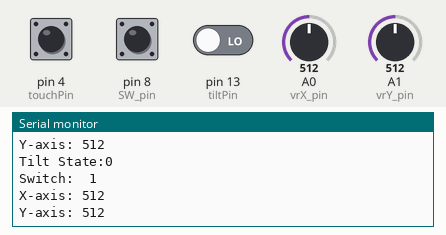
The sketch below on a simulated Arduino Uno, built with avr-gcc and run on an emulated ATmega328P. On the bench: the last lines printed to the serial monitor. The test bench sets the inputs (shaded band); at power-on: pin 4 (touchPin) LOW, A0 (vrX_pin) = 512, A1 (vrY_pin) = 512, pin 8 (SW_pin) HIGH, pin 13 (tiltPin) LOW.

Above: at 1.3 s.
1.4 s: pin 4 (touchPin) pulled HIGH for 0.6 s
At 1.81 s:
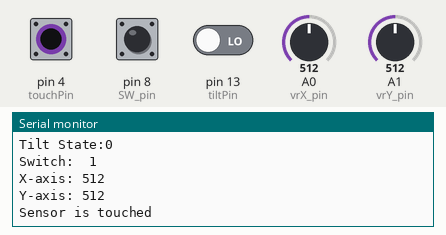
3.5 s: A0 (vrX_pin) set to 716
At 3.82 s:
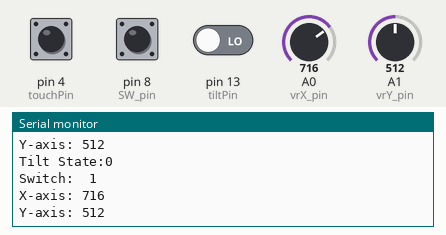
5.0 s: A1 (vrY_pin) set to 716
At 5.32 s:
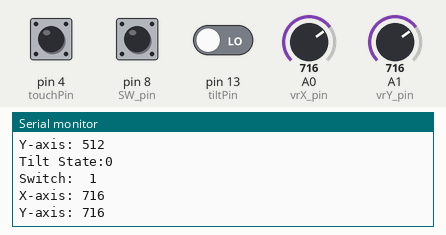
6.5 s: pin 8 (SW_pin) pulled LOW for 0.6 s
8.6 s: pin 13 (tiltPin) driven HIGH
10.1 s: A0 (vrX_pin) set to 900
At 10.83 s:
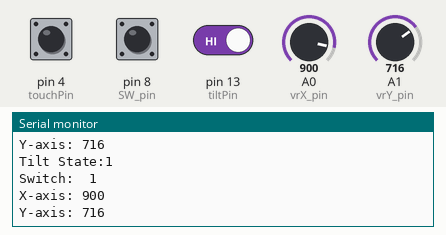
Timing chart, 0 to 12.6 s (numbered marks = the images above; inputs shaded):
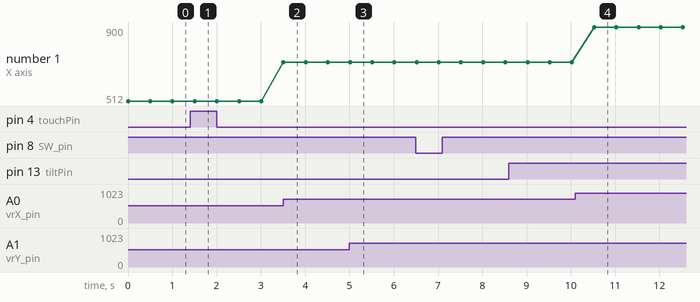

The sketch:

Controller.ino
```cpp
//TILT
const int tiltPin = 13;     // the number of the pushtilt pin
int tiltState = 0;  // variable for reading the pushtilt status\

//JOYSTICK
const int SW_pin = 8; // digital pin connected to switch output
const int vrX_pin = A0; // analog pin connected to X output
const int vrY_pin = A1; // analog pin connected to Y output

//TOUCH
const int touchPin = 4;

void setup() {
  //TILT
  pinMode(tiltPin, INPUT);

  //JOYSTICK
  pinMode(SW_pin, INPUT);
  digitalWrite(SW_pin, HIGH);

  //TOUCH
  pinMode(touchPin, INPUT);


  Serial.begin(115200);
}

void loop() {

  //TILT
  tiltState = digitalRead(tiltPin);
  Serial.print("Tilt State:");
  Serial.print(tiltState);
  Serial.print("\n");

  //JOYSTICK
  Serial.print("Switch:  ");
  Serial.print(digitalRead(SW_pin));
  Serial.print("\n");
  Serial.print("X-axis: ");
  Serial.print(analogRead(vrX_pin));
  Serial.print("\n");
  Serial.print("Y-axis: ");
  Serial.println(analogRead(vrY_pin));
  Serial.print("\n");

  //TOUCH
  if (digitalRead(touchPin) == HIGH){
    Serial.println("Sensor is touched");
    Serial.print("\n");
  }


  Serial.print("\n");
  delay(500);

}
```

Measured:
- after the input at 1.4 s, the serial monitor: prints a new line after 0.11 s (image 1)
- after the input at 3.5 s, the serial monitor: prints a new line at once (image 2)
- after the input at 5.0 s, the serial monitor: prints a new line at once (image 3)
- after the input at 10.1 s, the serial monitor: prints a new line after 0.43 s (image 4)
- plotted number 1: 512 → 716 after the input at 3.5 s, 716 → 900 after the input at 10.1 s
